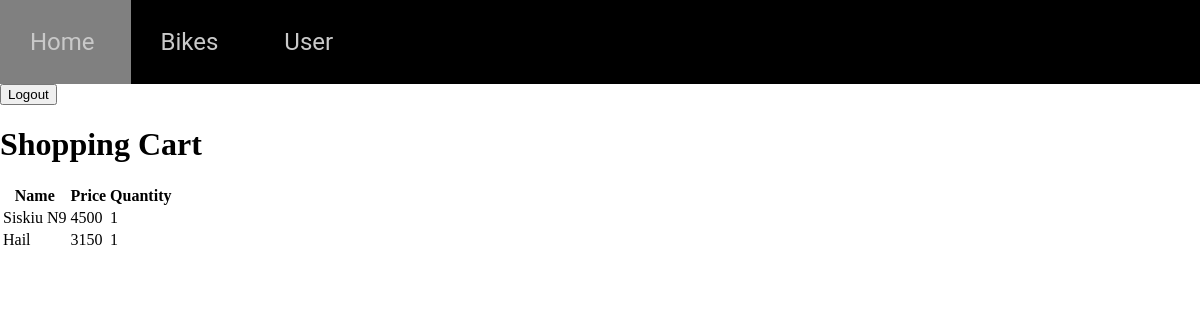
/user (signed in), run on an earlier commit of the app's database.
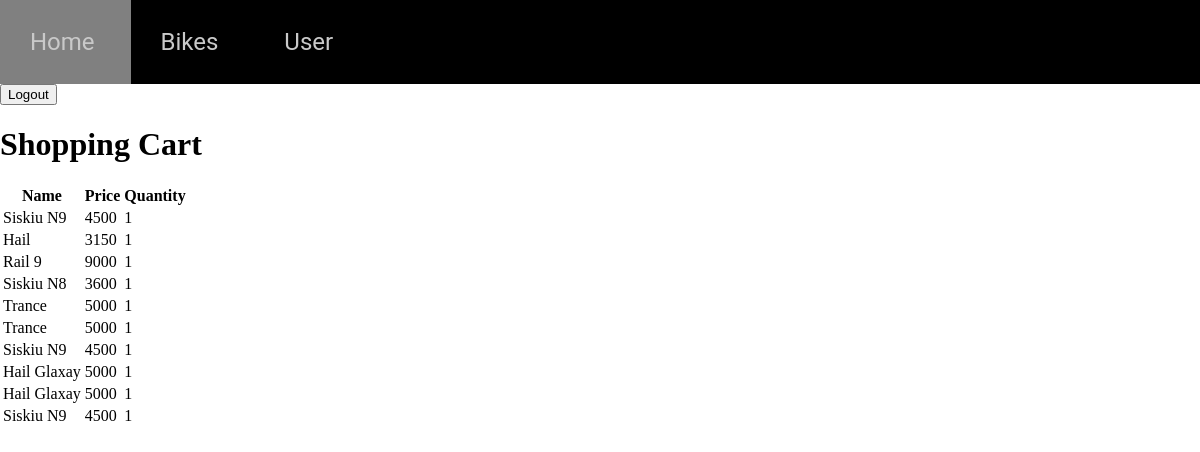
And on a later commit of the database.
### tables this page shows
CREATE TABLE bikes (id INTEGER PRIMARY KEY NOT NULL UNIQUE, name STRING UNIQUE NOT NULL, type INT REFERENCES type (id) NOT NULL, price INT NOT NULL, brand INT NOT NULL REFERENCES brand (id), year INT NOT NULL, wheel_size REFERENCES "wheel sizes" (id) NOT NULL, image STRING UNIQUE NOT NULL, description STRING NOT NULL, gender INTEGER REFERENCES genders (id) NOT NULL, quantity INTEGER NOT NULL DEFAULT (10));

CREATE TABLE cart (user_id INTEGER REFERENCES users (id), bike_id INTEGER REFERENCES bikes (id), quantity INTEGER NOT NULL DEFAULT (1));

### main.py (the view)
@app.route("/user", methods=["GET", "POST"])
def user():
    if session.get('logstatus', None) == "false":
        return redirect(url_for("bikes"))
    else:
        user_id = session.get('logstatus', None)
        conn = sqlite3.connect('Beamma-Bikes.db')
        c = conn.cursor()
        c.execute("SELECT bikes.name, bikes.price, cart.quantity FROM cart INNER JOIN bikes ON cart.bike_id = bikes.id WHERE user_id=?", (user_id,))
        cart = c.fetchall()
        conn.close()
        if request.method == "POST":
            if request.form.get("logout"):
                session['logstatus'] = 'false'
                return redirect(url_for('bikes'))
        return render_template("user.html", logstatus = session.get('logstatus', None), cart = cart)

### templates/user.html
{% extends 'layout.html' %}
{% block content %}
  <form method="POST">
    <input type = "submit" name = "logout" value = "Logout"></input>
  </form>
  <div class = "cart">
    <h1> Shopping Cart </h1>
    <table>
      <tr>
        <th>Name</th>
        <th>Price</th>
        <th>Quantity</th>
      </tr>
      {% for items in cart %}
        <tr>
          {% for bikes in items %}
            <td>{{bikes}}</td>
          {% endfor %}
        </tr>
      {% endfor %}
  </div>
{% endblock %}

What changed in the data, as far as the page shows it:
added cart: items "1"
now on this page (row unchanged): bikes: name "Rail 9", price "9000"
added cart: items "1"
now on this page (row unchanged): bikes: name "Siskiu N8", price "3600"
added cart: items "1"
now on this page (row unchanged): bikes: name "Trance", price "5000"
added cart: items "1"
added cart: items "1", bikes (name "Siskiu N9", price "4500")
added cart: items "1"
now on this page (row unchanged): bikes: name "Hail Glaxay", price "5000"
added cart: items "1"
added cart: items "1", bikes (name "Siskiu N9", price "4500")
